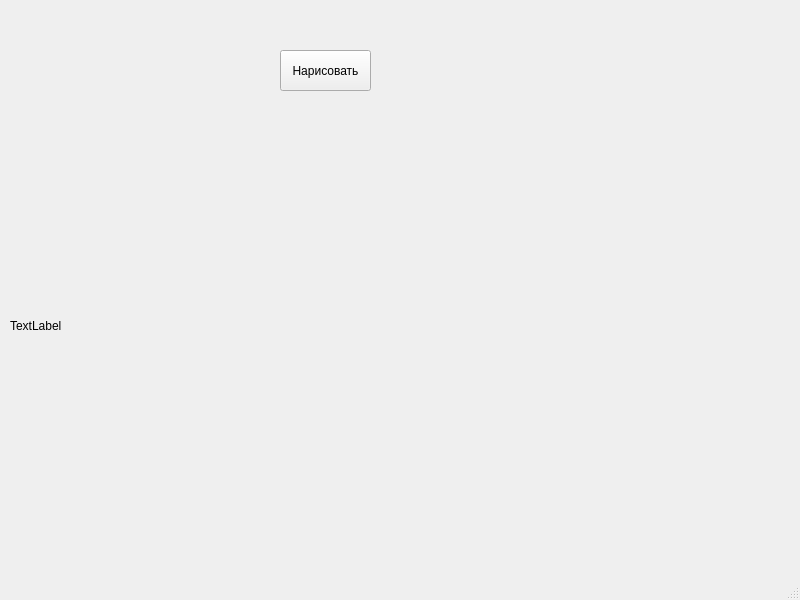
<?xml version="1.0" encoding="UTF-8"?>
<ui version="4.0">
 <class>MainWindow</class>
 <widget class="QMainWindow" name="MainWindow">
  <property name="geometry">
   <rect>
    <x>0</x>
    <y>0</y>
    <width>800</width>
    <height>600</height>
   </rect>
  </property>
  <property name="windowTitle">
   <string>MainWindow</string>
  </property>
  <widget class="QWidget" name="centralwidget">
   <widget class="QPushButton" name="pushButton">
    <property name="geometry">
     <rect>
      <x>280</x>
      <y>50</y>
      <width>91</width>
      <height>41</height>
     </rect>
    </property>
    <property name="text">
     <string>Нарисовать</string>
    </property>
   </widget>
   <widget class="QLabel" name="label">
    <property name="geometry">
     <rect>
      <x>10</x>
      <y>100</y>
      <width>651</width>
      <height>451</height>
     </rect>
    </property>
    <property name="text">
     <string>TextLabel</string>
    </property>
   </widget>
  </widget>
  <widget class="QMenuBar" name="menubar">
   <property name="geometry">
    <rect>
     <x>0</x>
     <y>0</y>
     <width>800</width>
     <height>21</height>
    </rect>
   </property>
  </widget>
  <widget class="QStatusBar" name="statusbar"/>
 </widget>
 <resources/>
 <connections/>
</ui>
